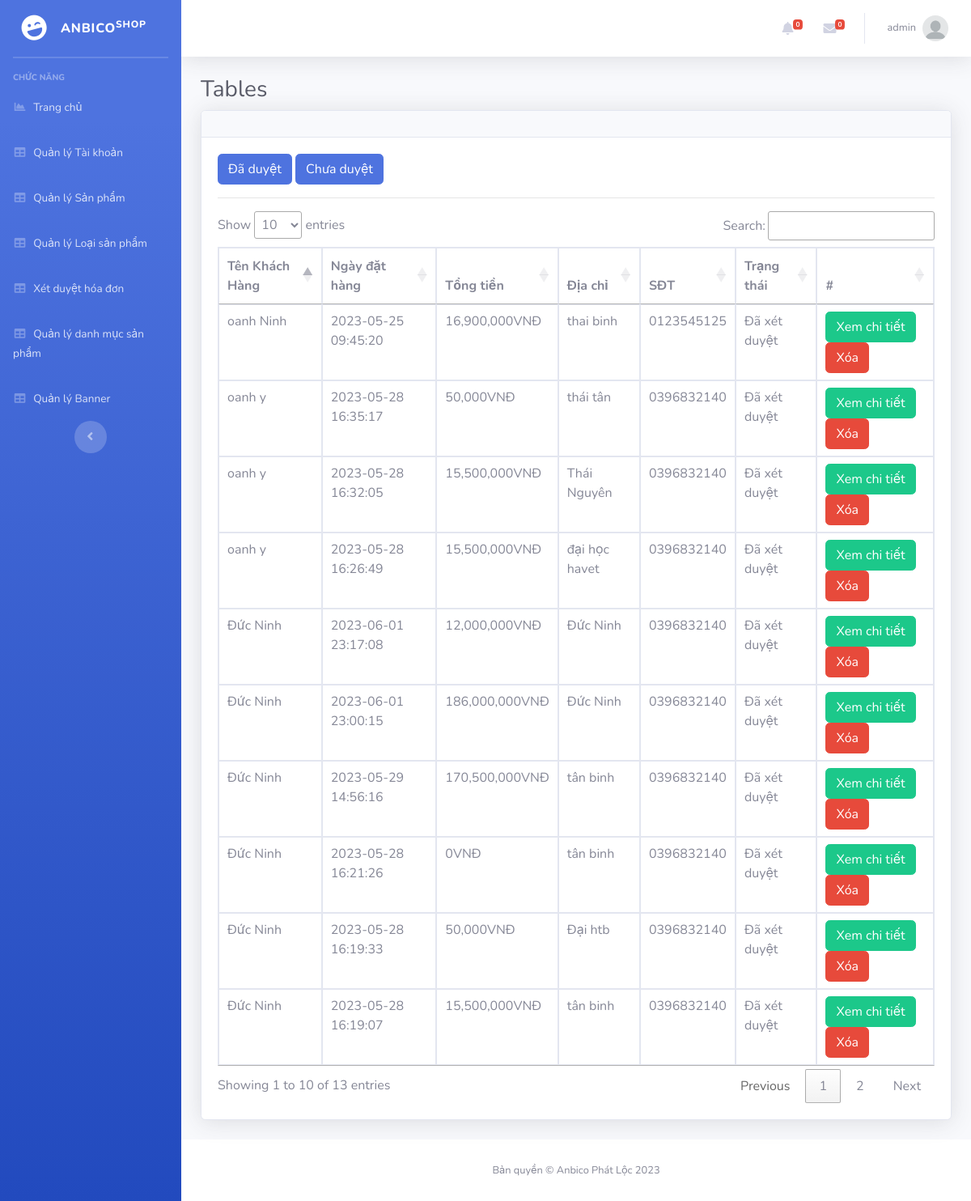
Screenshot of /admin/?mod=hoadon (signed in) with the database file from the repository.
### tables this page shows
CREATE TABLE `hoadon` (
  `MaHD` int(11) NOT NULL,
  `MaND` int(11) NOT NULL,
  `NgayLap` datetime NOT NULL,
  `NguoiNhan` varchar(50) NOT NULL,
  `SDT` varchar(20) NOT NULL,
  `DiaChi` varchar(100) NOT NULL,
  `PhuongThucTT` varchar(20) NOT NULL,
  `TongTien` float NOT NULL,
  `TrangThai` varchar(70) NOT NULL
);

### Admin/MVC/controllers/HoadonController.php (called while the page is built, shortened)
<?php
class HoaDonController
{
    var $hoadon_model;
    public function __construct()
    {
        $this->hoadon_model = new Hoadon();
    }
    function list()
    {
        if (isset($_GET['id'])) {
            $id = $_GET['id'];
            if ($id > 1) {
                $id = 0;
            }
            $data = $this->hoadon_model->trangthai($id);
        } else {
            $data = $this->hoadon_model->All();
        }
        require_once("MVC/Views/Admin/index.php");
    }
}

### Admin/MVC/Models/connection.php (called while the page is built, shortened)
<?php
    class Connection{
        function __construct()
        {
            $this->conn = new mysqli("localhost", "root", "", "shopbike");
        }
    }
?>

### Admin/MVC/Models/model.php (called while the page is built, shortened)
<?php
require_once("connection.php");
class Model
{
    var $table;
    var $contens;
    function __construct()
    {
        $conn_obj = new Connection();
        $this->conn = $conn_obj->conn;
    }
    function All()
    {
        $query = "select * from $this->table ORDER BY $this->contens DESC ";
        require("result.php");
        return $data;
    }
}

### Admin/MVC/Models/result.php (called while the page is built)
<?php
$result = $this->conn->query($query);
$data = array();
while ($row = $result->fetch_assoc()) {
    $data[] = $row;
}
?>

### Admin/MVC/Views/hoadon/list.php (the view, shortened to what this page needs)
<a href="?mod=hoadon&id=1" type="button" class="btn btn-primary">Đã duyệt</a>
<a href="?mod=hoadon&id=0" type="button" class="btn btn-primary">Chưa duyệt</a>
<hr>
<table class="table table-bordered" id="dataTable" width="100%" cellspacing="0">
  <thead>
    <tr>
      <th scope="col">Tên Khách Hàng</th>
      <th scope="col">Ngày đặt hàng</th>
      <th scope="col">Tổng tiền</th>
      <th scope="col">Địa chỉ</th>
      <th scope="col">SĐT</th>
      <th scope="col">Trạng thái</th>
      <th>#</th>
    </tr>
  </thead>
  <tbody>
    <?php
    foreach ($data as $row) {
      ?>
      <tr>
        <td><?= $row['NguoiNhan'] ?></td>
        <td><?= $row['NgayLap'] ?></td>
        <td><?= number_format($row['TongTien']) ?>VNĐ</td>
        <td><?= $row['DiaChi'] ?></td>
        <td><?= $row['SDT'] ?></td>
        <td><?php if($row['TrangThai']==0){
            echo 'Chưa xét duyệt';
        }else{
            echo 'Đã xét duyệt';
        }
        ?></td>
        <td>
          <a href="?mod=hoadon&act=chitiet&id=<?= $row['MaHD'] ?>" class="btn btn-success" >Xem chi tiết</a>
          <a href="?mod=hoadon&act=delete&id=<?= $row['MaHD'] ?>" onclick="return confirm('Bạn có thật sự muốn xóa ?');" type="button" class="btn btn-danger">Xóa</a>
        </td>
      </tr>
    <?php } ?>
</table>

### rows the page displays
hoadon: NguoiNhan "Đức Ninh", NgayLap "2023-06-01 23:17:08", TongTien "12,000,000", DiaChi "Đức Ninh", SDT "0396832140", TrangThai "Đã xét duyệt"
hoadon: NguoiNhan "Đức Ninh", NgayLap "2023-06-01 23:00:15", TongTien "186,000,000", DiaChi "Đức Ninh", SDT "0396832140", TrangThai "Đã xét duyệt"
hoadon: NguoiNhan "Đức Ninh", NgayLap "2023-05-29 14:56:16", TongTien "170,500,000", DiaChi "tân binh", SDT "0396832140", TrangThai "Đã xét duyệt"
hoadon: NguoiNhan "oanh y", NgayLap "2023-05-28 16:35:17", TongTien "50,000", DiaChi "thái tân", SDT "0396832140", TrangThai "Đã xét duyệt"
hoadon: NguoiNhan "oanh y", NgayLap "2023-05-28 16:32:05", TongTien "15,500,000", DiaChi "Thái Nguyên", SDT "0396832140", TrangThai "Đã xét duyệt"
hoadon: NguoiNhan "oanh y", NgayLap "2023-05-28 16:26:49", TongTien "15,500,000", DiaChi "đại học havet", SDT "0396832140", TrangThai "Đã xét duyệt"
hoadon: NguoiNhan "Đức Ninh", NgayLap "2023-05-28 16:21:26", TongTien "0", DiaChi "tân binh", SDT "0396832140", TrangThai "Đã xét duyệt"
hoadon: NguoiNhan "Đức Ninh", NgayLap "2023-05-28 16:19:33", TongTien "50,000", DiaChi "Đại htb", SDT "0396832140", TrangThai "Đã xét duyệt"
hoadon: NguoiNhan "Đức Ninh", NgayLap "2023-05-28 16:19:07", TongTien "15,500,000", DiaChi "tân binh", SDT "0396832140", TrangThai "Đã xét duyệt"
hoadon: NguoiNhan "oanh Ninh", NgayLap "2023-05-25 09:45:20", TongTien "16,900,000", DiaChi "thai binh", SDT "0123545125", TrangThai "Đã xét duyệt"

### other values shown
$_SESSION['login']['TaiKhoan'] "admin"
